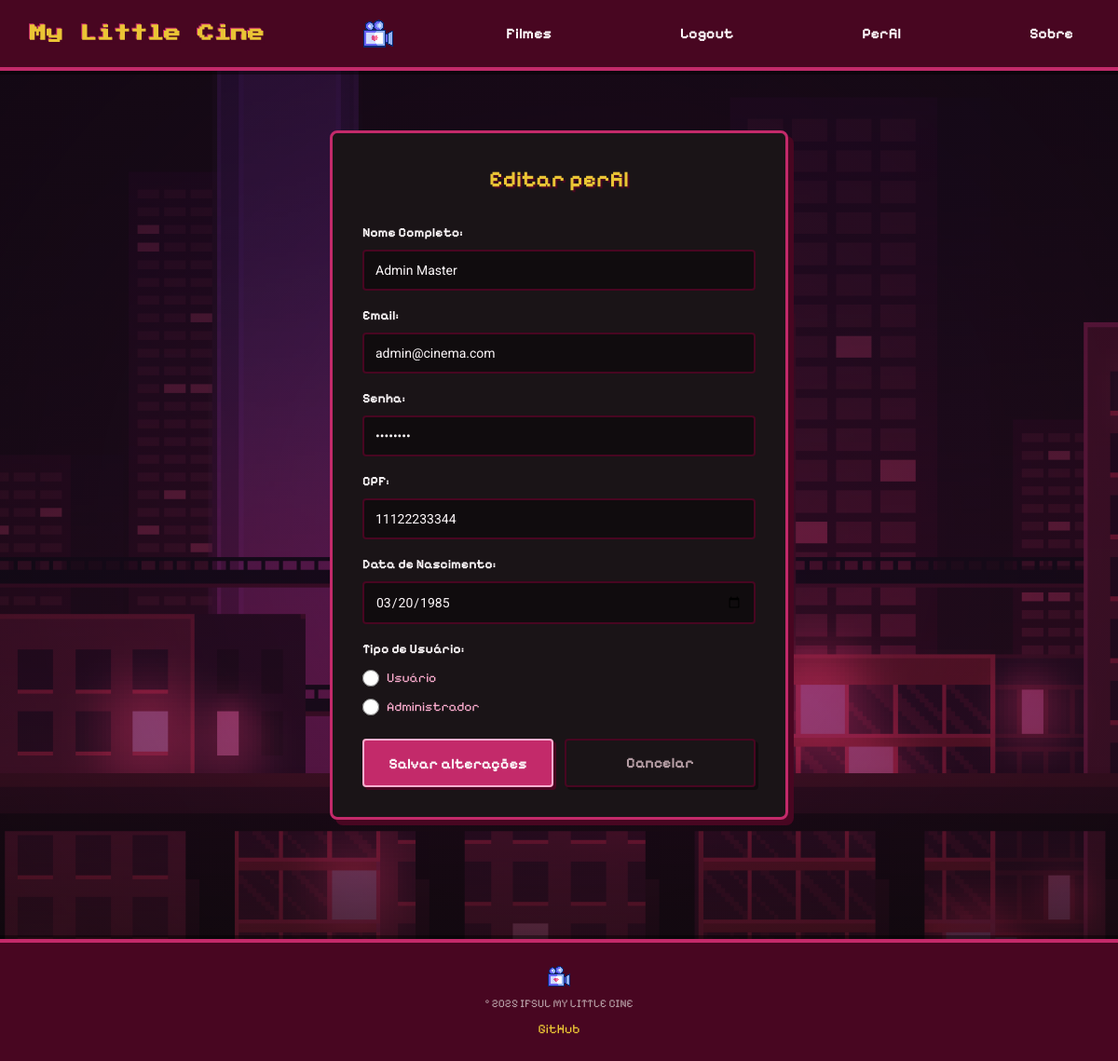
Screenshot of /editar.php (signed in) with the database file from the repository.
### tables this page shows
CREATE TABLE Usuario (
id_usuario BIGINT PRIMARY KEY AUTO_INCREMENT,
nome VARCHAR(100) NOT NULL,
email VARCHAR(100) UNIQUE NOT NULL,
senha VARCHAR(20) NOT NULL,
cpf CHAR(11) UNIQUE NOT NULL,
data_nascimento DATE NOT NULL,
tipo VARCHAR(20) NOT NULL
);

### editar.php (the view, shortened to what this page needs)
<?php
include_once('conexao/conexao.php');
$id_usuario = $_SESSION['id_usuario'];
$sql = "SELECT * FROM Usuario WHERE id_usuario = ?";
$stmt = mysqli_prepare($conn, $sql);
mysqli_stmt_bind_param($stmt, "i", $id_usuario);
mysqli_stmt_execute($stmt);
$resultado = mysqli_stmt_get_result($stmt);
$usuario = mysqli_fetch_assoc($resultado);
?>
<!DOCTYPE html>
<html lang="pt-br">
<head>
    <link rel="stylesheet" href="css/variaveis.css">
    <link rel="stylesheet" href="css/estilo.css" type="text/css" media="all">
    <link rel="stylesheet" href="css/editar.css" type="text/css" media="all">
</head>
<body>
    <header>
    <h2 class="nav-titulo">My Little Cine</h2>
            <a href="index_usuario.php" class="nav-logo">
                <img src="imagens/home_icone.png" alt="Logo">
            </a>
            <?php if (isset($_SESSION["usuario"])): ?>
                <a href="filmes.php" class="nav-link">Filmes</a>
                <a href="logout.php" class="nav-link">Logout</a>
                <a href="perfil.php" class="nav-link">Perfil</a>
            <?php else: ?>
                <a href="login.php" class="nav-link btn">Login</a>
                <a href="cadastrar.php" class="nav-link btn-negativo">Cadastro</a>
            <?php endif; ?>
            <a href="sobre.php" class="nav-link">Sobre</a>
    </header>
    <main>
        <section class="editar">
            <div class="editar_conteudo">
                <h2>Editar perfil</h2>
                 <form action="editar.php" method="POST">
                    <div class="formulario_grupo">
                        <label for="nome">Nome Completo:</label>
                        <input type="text" id="nome" name="nome" value="<?php echo htmlspecialchars($usuario["nome"]); ?>"
                        required>
                    </div>
                    <div class="formulario_grupo">
                        <label for="email">Email:</label>
                        <input type="email" id="email" name="email" value="<?php echo htmlspecialchars($usuario["email"]); ?>"
                        required>
                    </div>
                    <div class="formulario_grupo">
                        <label for="senha">Senha:</label>
                        <input type="password" id="senha" name="senha" value="<?php echo htmlspecialchars($usuario["senha"]); ?>"
                        required>
                    </div>
                    <div class="formulario_grupo">
                        <label for="cpf">CPF:</label>
                        <input type="text" id="cpf" name="cpf" value="<?php echo htmlspecialchars($usuario["cpf"]); ?>"
                        required>
                    </div>
                    <div class="formulario_grupo">
                        <label for="nascimento">Data de Nascimento:</label>
                        <input type="date" id="nascimento" name="nascimento" value="<?php echo htmlspecialchars($usuario["data_nascimento"]); ?>"
                        required>
                    </div>
                    <div class="formulario_grupo">
                        <label for="tipo">Tipo de Usuário:</label>
                        <div>
                        <input
                        type="radio" id="tipo_usuario" name="tipo"
                        value="usuario"
                        <?php echo htmlspecialchars($usuario["tipo"] == "usuario") ? "checked" : ""; ?>
                        required>
                        <label for="tipo_usuario">Usuário</label>
                        </div>
                        <div>
                        <input
                        type="radio"
                        id="tipo_admin"
                        name="tipo"
                        value="admin"
                        <?php echo htmlspecialchars($usuario["tipo"] == "admin") ? "checked" : ""; ?>
                        required>
                        <label for="tipo_admin">Administrador</label>
                        </div>
                    </div>
                    <div class="formulario_botoes">
                        <button type="submit">Salvar alterações</button>
                        <a href="perfil.php" class="botao">Cancelar</a>
                    </div>
                </form>
            </div>
        </section>
    </main>
    <footer>
        <img src="imagens/home_icone.png" alt="Icone">
        <p>© 2025 IFSUL MY LITTLE CINE</p>
        <a href="https://github.com/Glitchbunnyhead/My_Little_Cine" target="_blank">GitHub</a>
    </footer>
</body>
</html>

### css/variaveis.css (style rules this page uses)
:root { --cor-primaria: #C32A6A; --cor-primaria-escura: #480621; --cor-primaria-clara: #ffaed0; --cor-secundaria: #EAC435; --cor-secundaria-clara: #ffe68c; --cor-bg: #1a1417; --cor-superficie: #ffffff; --cor-texto: #fcf7f9; --cor-texto-muted: #b59da4; --cor-borda: #ebe5e7; --cor-sucesso: #13da5c; --cor-erro: #ef4444; --fonte-principal: 'Pixelify Sans', monospace; --texto-xs: 0.75rem; --texto-sm: 0.875rem; --texto-base: 1rem; --texto-lg: 1.125rem; --texto-xl: 1.25rem; --texto-2xl: 1.5rem; --texto-3xl: 2rem; --texto-4xl: 2.75rem; --espacamento-1: 0.25rem; --espacamento-2: 0.5rem; --espacamento-3: 0.75rem; --espacamento-4: 1rem; --espacamento-6: 1.5rem; --espacamento-8: 2rem; --espacamento-12: 3rem; --espacamento-16: 4rem; --raio-sm: 4px; --raio-md: 8px; --raio-lg: 12px; --sombra-retro: 4px 4px 0px var(--cor-primaria-escura); --sombra-retro-hover: 6px 6px 0px var(--cor-secundaria); --transicao: 0.15s ease-in-out; }

### css/estilo.css (style rules this page uses)
* { box-sizing: border-box; margin: 0; padding: 0; }
body { background: linear-gradient(rgba(36, 30, 33, 0.248), rgba(26, 20, 23, 0.421)),url('../imagens/home-background.png'); background-size: cover; background-position: center; background-repeat: no-repeat; background-attachment: fixed; color: var(--cor-texto); font-family: var(--fonte-principal); font-size: var(--texto-base); line-height: 1.5; -webkit-font-smoothing: antialiased; }
img { image-rendering: pixelated; image-rendering: crisp-edges; max-width: 100%; display: block; }
header { background-color: var(--cor-primaria-escura); border-bottom: 4px solid var(--cor-primaria); padding: var(--espacamento-4) var(--espacamento-8); display: flex; justify-content: space-between; align-items: center; box-shadow: 0 4px 0px rgba(0, 0, 0, 0.4); position: sticky; top: 0; z-index: 100; }
.nav-titulo { font-family: 'Press Start 2P', monospace, sans-serif; font-size: var(--texto-lg); color: var(--cor-secundaria); text-shadow: 3px 3px var(--cor-primaria-escura), -1px -1px var(--cor-primaria); }
.nav-logo img { width: 32px; height: 32px; }
.nav-link { color: var(--cor-texto); text-decoration: none; font-weight: 700; padding: var(--espacamento-2) var(--espacamento-4); border-radius: var(--raio-sm); transition: var(--transicao); }
section { padding: var(--espacamento-8) var(--espacamento-6); max-width: 1200px; margin: 0 auto; }
section h2 { font-size: var(--texto-2xl); color: var(--cor-secundaria); text-shadow: 2px 2px var(--cor-primaria-escura); }
footer { background-color: var(--cor-primaria-escura); border-top: 4px solid var(--cor-primaria); padding: var(--espacamento-6); text-align: center; display: flex; flex-direction: column; align-items: center; gap: var(--espacamento-2); margin-top: var(--espacamento-16); box-shadow: 0 -4px 0px rgba(0, 0, 0, 0.4); }
footer img { width: 24px; height: 24px; }
footer p { font-size: var(--texto-xs); color: var(--cor-texto-muted); }
footer a { color: var(--cor-secundaria); text-decoration: none; font-size: var(--texto-sm); }

### rows the page displays
usuario: nome "Admin Master", email "admin@cinema.com", cpf "11122233344", nascimento "03/20/1985", tipo "☐ Usuário", tipo "☐ Administrador"
